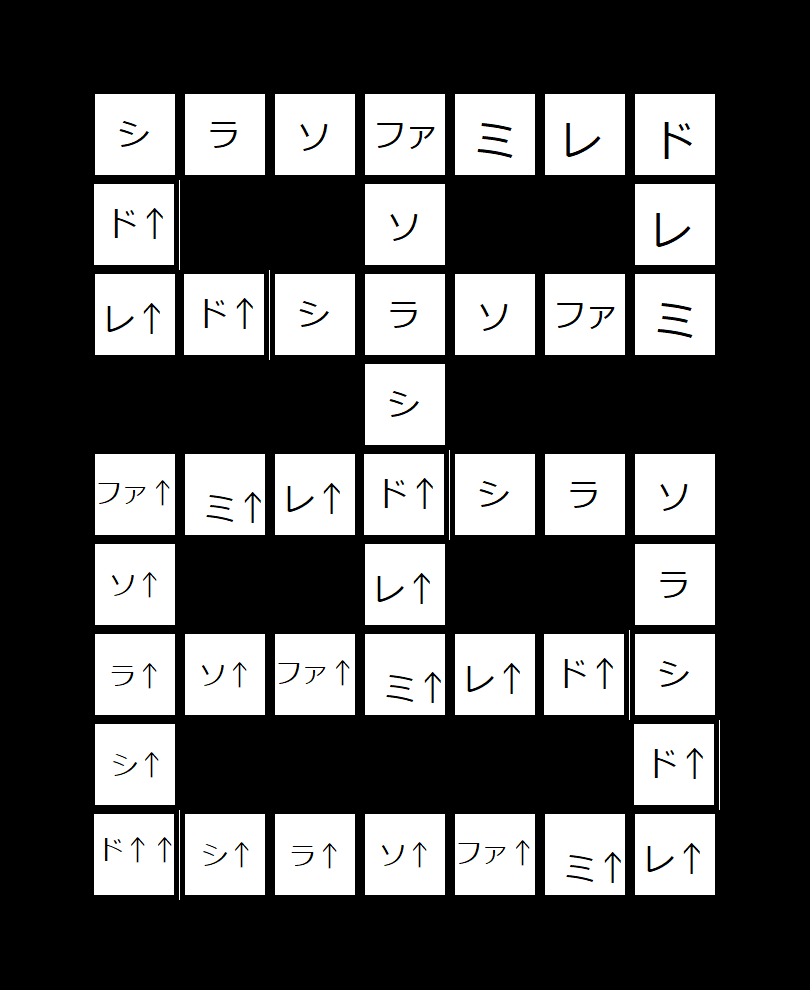

Below is a game level as drawn by its tile map, then a one-line description and the .tmx file that defines it, in full:
An orthogonal 9x11 tile map with 90x90 px tiles, 1 tile layer (stage1-3).

<map version="2017.05.26" orientation="orthogonal" renderorder="right-up" width="9" height="11" tilewidth="90" tileheight="90" nextobjectid="1">
 <tileset firstgid="1" source="stage1-3.tsx" />
 <layer name="stage1-3" width="9" height="11">
  <data encoding="csv">
0,0,0,0,0,0,0,0,0,
0,8,7,6,5,4,3,2,0,
0,9,0,0,6,0,0,3,0,
0,10,9,8,7,6,5,4,0,
0,0,0,0,8,0,0,0,0,
0,12,11,10,9,8,7,6,0,
0,13,0,0,10,0,0,7,0,
0,14,13,12,11,10,9,8,0,
0,15,0,0,0,0,0,9,0,
0,16,15,14,13,12,11,10,0,
0,0,0,0,0,0,0,0,0
</data>
 </layer>
</map>
